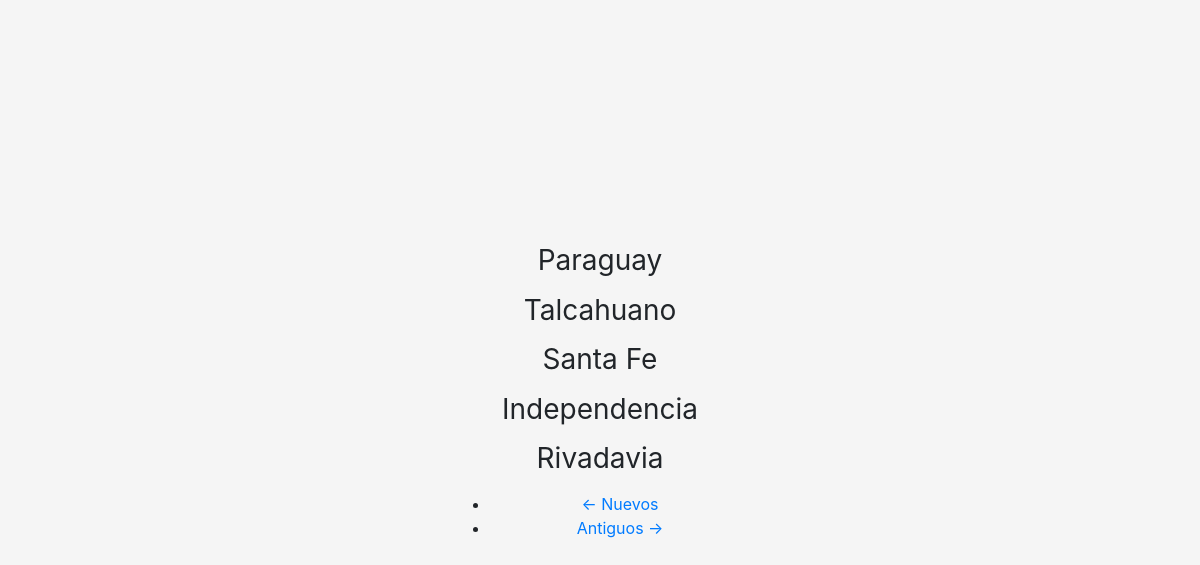
Page /list?page=2 on the earlier database version.
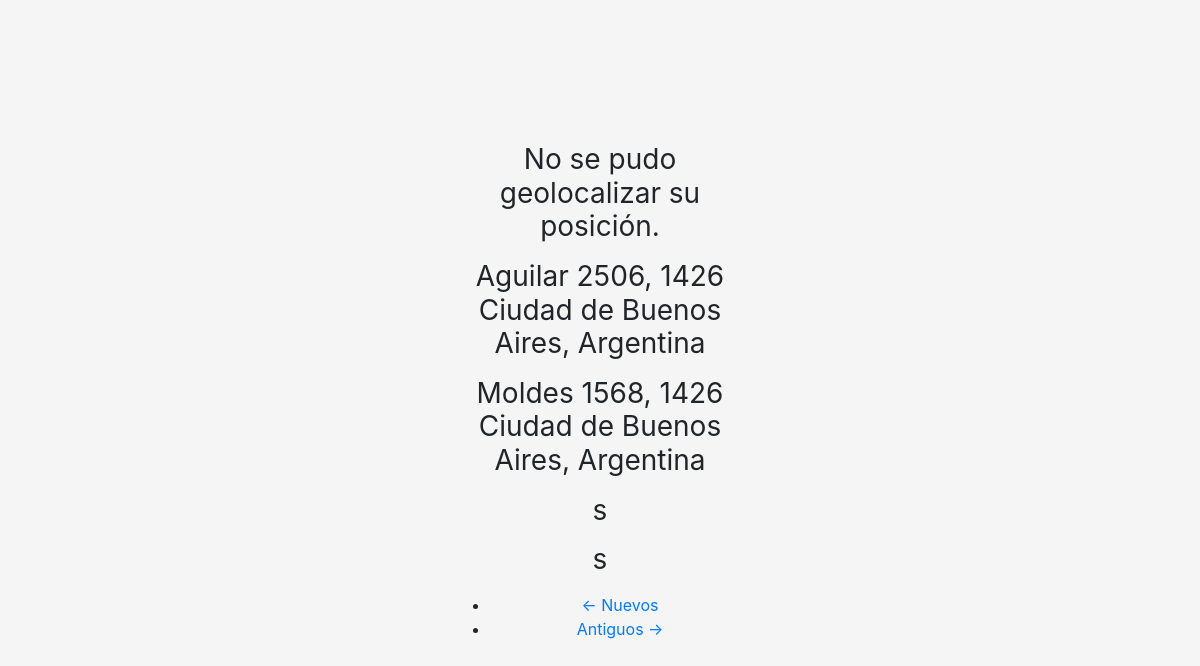
Same page on the later database version.
### app/models.py (models this page shows, shortened)
class AppData(db.Model):
    id = db.Column(db.Integer, primary_key=True)
    street_geo = db.Column(db.String(345), index=True, unique=False)
    street_search = db.Column(db.String(345), index=True, unique=False)
    timestamp = db.Column(db.DateTime, index=True, default=datetime.utcnow)

### app/routes.py (the view)
@app.route('/list')
def list():
    page = request.args.get('page', 1, type=int)
    cities_list = AppData.query.order_by(AppData.timestamp.desc()).paginate(
        page, app.config['ITEMS_PER_PAGE'], False)
    next_url = url_for('list', page=cities_list.next_num) \
        if cities_list.has_next else None
    prev_url = url_for('list', page=cities_list.prev_num) \
        if cities_list.has_prev else None
    return render_template('list.html', title='Lista', cities_list=cities_list.items, next_url=next_url, prev_url=prev_url)

### app/templates/list.html (shortened to what this page needs)
{% extends "base.html" %}
{% block app_content %}
<div class="container-index">
  {% for street in cities_list %}
    {% if  street.street_geo %}
      <h1 class="h3 mb-3 font-weight-normal">{{ street.street_geo }}</h1>
    {% else %}
      <h1 class="h3 mb-3 font-weight-normal">{{ street.street_search }}</h1>
    {% endif %}
{% endfor %}
<nav aria-label="...">
    <ul class="pager">
        <li class="previous{% if not prev_url %} disabled{% endif %}">
            <a href="{{ prev_url or '#' }}">
                <span aria-hidden="true">&larr;</span> Nuevos
            </a>
        </li>
        <li class="next{% if not next_url %} disabled{% endif %}">
            <a href="{{ next_url or '#' }}">
                Antiguos <span aria-hidden="true">&rarr;</span>
            </a>
        </li>
    </ul>
</nav>
</div>
{% endblock app_content %}

Differences in the rows shown:
no longer on this page (row unchanged): AppData: street_search "Paraguay"
no longer on this page (row unchanged): AppData: street_search "Talcahuano"
no longer on this page (row unchanged): AppData: street_search "Santa Fe"
no longer on this page (row unchanged): AppData: street_search "Independencia"
no longer on this page (row unchanged): AppData: street_search "Rivadavia"
added AppData: street_geo "No se pudo geolocalizar su posición."
added AppData: street_geo "Aguilar 2506, 1426 Ciudad de Buenos Aires, Argentina"
added AppData: street_geo "Moldes 1568, 1426 Ciudad de Buenos Aires, Argentina"
added AppData: street_geo "s"
added AppData: street_geo "s"
